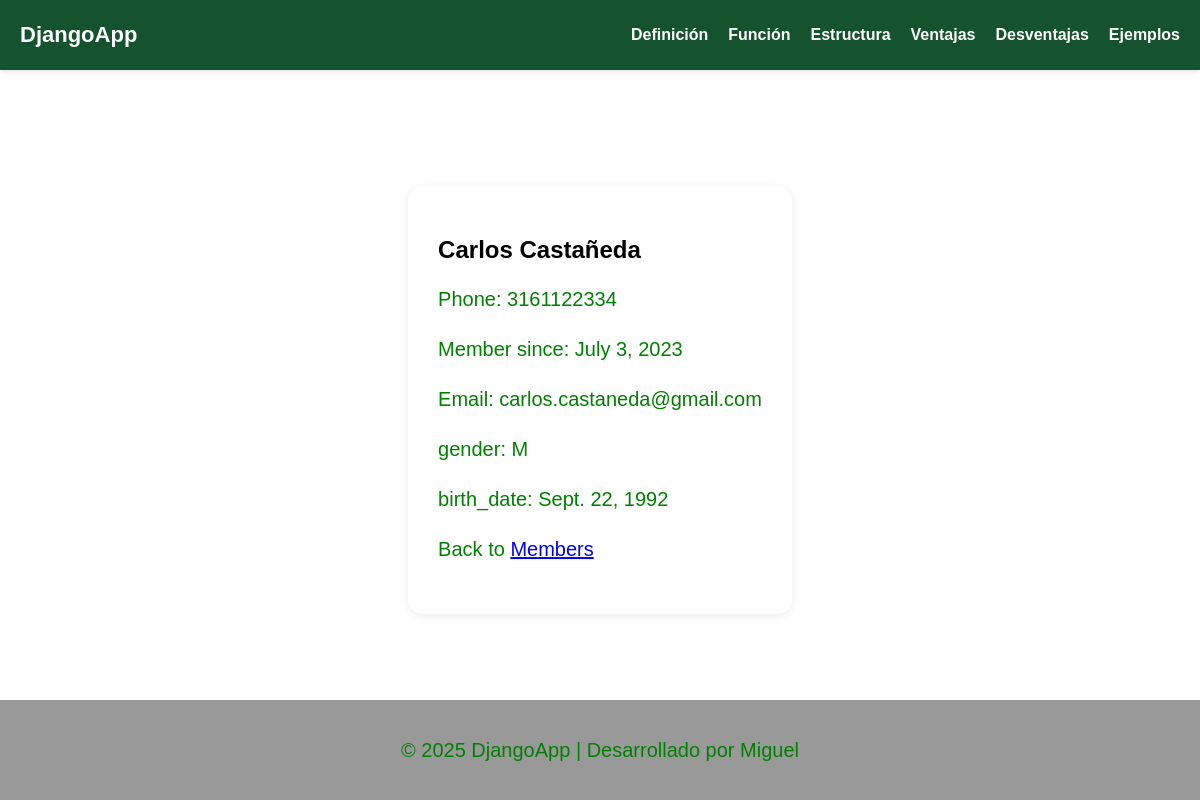
The app's page /all_members/details/7 with its own data.
### members/models.py (models this page shows, shortened)
class Member(models.Model):
    firstname = models.CharField(max_length=30)
    lastname = models.CharField(max_length=30)
    phone = models.IntegerField(null=True)
    joined_date = models.DateField(null=True)
    email = models.EmailField(max_length=30, null=True)
    gender = models.CharField(
        max_length=1, choices=[("M", "Male"), ("F", "Female")], null=True
    )
    birth_date = models.DateField(null=True)

### members/views.py (the view)
# urls.py: path("all_members/details/<int:id>", views.details, name="details"),
def details(request, id):
    mymember = Member.objects.get(id=id)
    template = loader.get_template("details.html")
    context = {
        "mymember": mymember,
    }
    return HttpResponse(template.render(context, request))

### members/templates/details.html (shortened to what this page needs)
{% extends 'master.html' %} {%block title %}Miembro{% endblock %}
{%block content%}
<section >
    <h1>{{ mymember.firstname }} {{ mymember.lastname }}</h1>
    <p>Phone: {{ mymember.phone }}</p>
    <p>Member since: {{ mymember.joined_date }}</p>
    <p>Email: {{ mymember.email }}</p>
    <p>gender: {{ mymember.gender }}</p>
    <p>birth_date: {{ mymember.birth_date }}</p>
    <p>Back to <a href="/all_members">Members</a></p>
  </body>
{%endblock content%}

### members/templates/master.html (style rules this page uses)
body, html { margin: 0; padding: 0; height: 100%; overflow: hidden; font-family: Arial, sans-serif; }
p { color: green; font-size: 20px; font-family: Arial, sans-serif; line-height: 1.5; }
section { position: absolute; top: 50%; left: 50%; transform: translate(-50%, -50%); box-shadow: 0 2px 8px rgba(0, 0, 0, 0.08); background: rgba(255, 255, 255, 0.42); border-radius: 15px; padding: 30px; }

### records on screen
Member: firstname "Carlos", lastname "Castañeda", phone "3161122334", joined_date "July 3, 2023", email "carlos.castaneda@gmail.com", gender "M", birth_date "Sept. 22, 1992"
